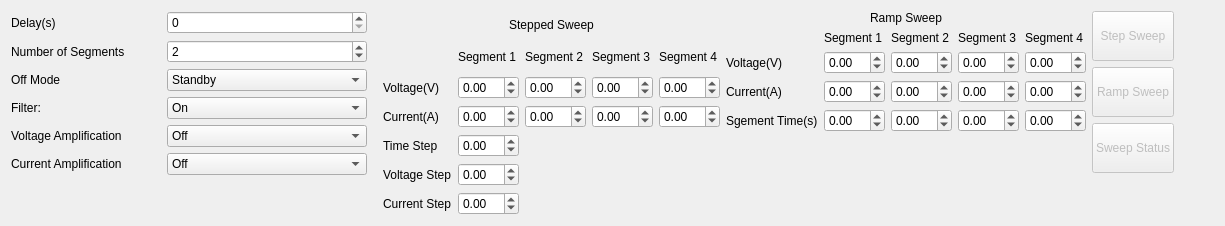
        <widget class="QWidget" name="tab_7">
         <attribute name="title">
          <string>Sweep</string>
         </attribute>
         <layout class="QHBoxLayout" name="horizontalLayout_9">
          <item>
           <layout class="QGridLayout" name="gridLayout_10">
            <item row="4" column="1">
             <widget class="QComboBox" name="sweepVoltageAmplificationCombo">
              <property name="minimumSize">
               <size>
                <width>200</width>
                <height>0</height>
               </size>
              </property>
              <item>
               <property name="text">
                <string>Off</string>
               </property>
              </item>
              <item>
               <property name="text">
                <string>×10</string>
               </property>
              </item>
             </widget>
            </item>
            <item row="2" column="1">
             <widget class="QComboBox" name="offModeCombo">
              <property name="minimumSize">
               <size>
                <width>200</width>
                <height>0</height>
               </size>
              </property>
              <item>
               <property name="text">
                <string>Standby</string>
               </property>
              </item>
              <item>
               <property name="text">
                <string>Freeze</string>
               </property>
              </item>
             </widget>
            </item>
            <item row="1" column="0">
             <widget class="QLabel" name="labelResource_43">
              <property name="minimumSize">
               <size>
                <width>150</width>
                <height>0</height>
               </size>
              </property>
              <property name="text">
               <string>Number of Segments</string>
              </property>
             </widget>
            </item>
            <item row="2" column="0">
             <widget class="QLabel" name="labelResource_38">
              <property name="minimumSize">
               <size>
                <width>150</width>
                <height>0</height>
               </size>
              </property>
              <property name="text">
               <string>Off Mode</string>
              </property>
             </widget>
            </item>
            <item row="5" column="1">
             <widget class="QComboBox" name="sweepCurrentAmplificationCombo">
              <property name="minimumSize">
               <size>
                <width>200</width>
                <height>0</height>
               </size>
              </property>
              <item>
               <property name="text">
                <string>Off</string>
               </property>
              </item>
              <item>
               <property name="text">
                <string>×10</string>
               </property>
              </item>
             </widget>
            </item>
            <item row="1" column="1">
             <widget class="QSpinBox" name="numberOfSegmentSpin">
              <property name="minimum">
               <number>1</number>
              </property>
              <property name="maximum">
               <number>99999</number>
              </property>
              <property name="value">
               <number>2</number>
              </property>
             </widget>
            </item>
            <item row="4" column="0">
             <widget class="QLabel" name="labelResource_45">
              <property name="minimumSize">
               <size>
                <width>150</width>
                <height>0</height>
               </size>
              </property>
              <property name="text">
               <string>Voltage Amplification</string>
              </property>
             </widget>
            </item>
            <item row="5" column="0">
             <widget class="QLabel" name="labelResource_39">
              <property name="minimumSize">
               <size>
                <width>150</width>
                <height>0</height>
               </size>
              </property>
              <property name="text">
               <string>Current Amplification</string>
              </property>
             </widget>
            </item>
            <item row="0" column="1">
             <widget class="QSpinBox" name="delaySpin">
              <property name="maximum">
               <number>100000</number>
              </property>
             </widget>
            </item>
            <item row="3" column="0">
             <widget class="QLabel" name="labelResource_44">
              <property name="minimumSize">
               <size>
                <width>150</width>
                <height>0</height>
               </size>
              </property>
              <property name="text">
               <string>Filter:</string>
              </property>
             </widget>
            </item>
            <item row="3" column="1">
             <widget class="QComboBox" name="sweepFilterCombo">
              <property name="minimumSize">
               <size>
                <width>200</width>
                <height>0</height>
               </size>
              </property>
              <item>
               <property name="text">
                <string>On</string>
               </property>
              </item>
              <item>
               <property name="text">
                <string>Off</string>
               </property>
              </item>
             </widget>
            </item>
            <item row="0" column="0">
             <widget class="QLabel" name="labelResource_40">
              <property name="minimumSize">
               <size>
                <width>150</width>
                <height>0</height>
               </size>
              </property>
              <property name="text">
               <string>Delay(s)</string>
              </property>
             </widget>
            </item>
            <item row="6" column="1">
             <spacer name="verticalSpacer_9">
              <property name="orientation">
               <enum>Qt::Vertical</enum>
              </property>
              <property name="sizeHint" stdset="0">
               <size>
                <width>20</width>
                <height>40</height>
               </size>
              </property>
             </spacer>
            </item>
           </layout>
          </item>
          <item>
           <layout class="QHBoxLayout" name="horizontalLayout_10">
            <property name="leftMargin">
             <number>10</number>
            </property>
            <item>
             <layout class="QGridLayout" name="gridLayout_13">
              <item row="3" column="2">
               <widget class="QDoubleSpinBox" name="speedSweepCurrent2Spin">
                <property name="minimum">
                 <double>-2.000000000000000</double>
                </property>
                <property name="maximum">
                 <double>2.000000000000000</double>
                </property>
                <property name="singleStep">
                 <double>0.100000000000000</double>
                </property>
               </widget>
              </item>
              <item row="6" column="1">
               <widget class="QDoubleSpinBox" name="speedSweepCurrentStepSpin">
                <property name="minimum">
                 <double>-2.000000000000000</double>
                </property>
                <property name="maximum">
                 <double>2.000000000000000</double>
                </property>
                <property name="singleStep">
                 <double>0.100000000000000</double>
                </property>
               </widget>
              </item>
              <item row="2" column="1">
               <widget class="QDoubleSpinBox" name="speedSweepVoltage1Spin">
                <property name="minimum">
                 <double>-14.500000000000000</double>
                </property>
                <property name="maximum">
                 <double>14.500000000000000</double>
                </property>
                <property name="singleStep">
                 <double>0.100000000000000</double>
                </property>
               </widget>
              </item>
              <item row="2" column="0">
               <widget class="QLabel" name="labelResource_66">
                <property name="minimumSize">
                 <size>
                  <width>0</width>
                  <height>0</height>
                 </size>
                </property>
                <property name="text">
                 <string>Voltage(V)</string>
                </property>
               </widget>
              </item>
              <item row="2" column="4">
               <widget class="QDoubleSpinBox" name="speedSweepVoltage4Spin">
                <property name="minimum">
                 <double>-14.500000000000000</double>
                </property>
                <property name="maximum">
                 <double>14.500000000000000</double>
                </property>
                <property name="singleStep">
                 <double>0.100000000000000</double>
                </property>
               </widget>
              </item>
              <item row="3" column="3">
               <widget class="QDoubleSpinBox" name="speedSweepCurrent3Spin">
                <property name="minimum">
                 <double>-2.000000000000000</double>
                </property>
                <property name="maximum">
                 <double>2.000000000000000</double>
                </property>
                <property name="singleStep">
                 <double>0.100000000000000</double>
                </property>
               </widget>
              </item>
              <item row="3" column="0">
               <widget class="QLabel" name="labelResource_61">
                <property name="minimumSize">
                 <size>
                  <width>0</width>
                  <height>0</height>
                 </size>
                </property>
                <property name="text">
                 <string>Current(A)</string>
                </property>
               </widget>
              </item>
              <item row="5" column="0">
               <widget class="QLabel" name="labelResource_68">
                <property name="minimumSize">
                 <size>
                  <width>0</width>
                  <height>0</height>
                 </size>
                </property>
                <property name="text">
                 <string>Voltage Step</string>
                </property>
               </widget>
              </item>
              <item row="5" column="1">
               <widget class="QDoubleSpinBox" name="speedSweepVoltageStepSpin">
                <property name="minimum">
                 <double>-14.500000000000000</double>
                </property>
                <property name="maximum">
                 <double>14.500000000000000</double>
                </property>
                <property name="singleStep">
                 <double>0.100000000000000</double>
                </property>
               </widget>
              </item>
              <item row="1" column="2">
               <widget class="QLabel" name="labelResource_60">
                <property name="minimumSize">
                 <size>
                  <width>0</width>
                  <height>0</height>
                 </size>
                </property>
                <property name="text">
                 <string>Segment 2</string>
                </property>
               </widget>
              </item>
              <item row="1" column="1">
               <widget class="QLabel" name="labelResource_63">
                <property name="minimumSize">
                 <size>
                  <width>0</width>
                  <height>0</height>
                 </size>
                </property>
                <property name="text">
                 <string>Segment 1</string>
                </property>
               </widget>
              </item>
              <item row="2" column="3">
               <widget class="QDoubleSpinBox" name="speedSweepVoltage3Spin">
                <property name="minimum">
                 <double>-14.500000000000000</double>
                </property>
                <property name="maximum">
                 <double>14.500000000000000</double>
                </property>
                <property name="singleStep">
                 <double>0.100000000000000</double>
                </property>
               </widget>
              </item>
              <item row="1" column="3">
               <widget class="QLabel" name="labelResource_65">
                <property name="minimumSize">
                 <size>
                  <width>0</width>
                  <height>0</height>
                 </size>
                </property>
                <property name="text">
                 <string>Segment 3</string>
                </property>
               </widget>
              </item>
              <item row="4" column="0">
               <widget class="QLabel" name="labelResource_64">
                <property name="minimumSize">
                 <size>
                  <width>0</width>
                  <height>0</height>
                 </size>
                </property>
                <property name="text">
                 <string>Time Step</string>
                </property>
               </widget>
              </item>
              <item row="0" column="0" colspan="5">
               <widget class="QLabel" name="labelResource_62">
                <property name="minimumSize">
                 <size>
                  <width>150</width>
                  <height>0</height>
                 </size>
                </property>
                <property name="text">
                 <string>Stepped Sweep</string>
                </property>
                <property name="alignment">
                 <set>Qt::AlignCenter</set>
                </property>
               </widget>
              </item>
              <item row="2" column="2">
               <widget class="QDoubleSpinBox" name="speedSweepVoltage2Spin">
                <property name="minimum">
                 <double>-14.500000000000000</double>
                </property>
                <property name="maximum">
                 <double>14.500000000000000</double>
                </property>
                <property name="singleStep">
                 <double>0.100000000000000</double>
                </property>
               </widget>
              </item>
              <item row="6" column="0">
               <widget class="QLabel" name="labelResource_69">
                <property name="minimumSize">
                 <size>
                  <width>0</width>
                  <height>0</height>
                 </size>
                </property>
                <property name="text">
                 <string>Current Step</string>
                </property>
               </widget>
              </item>
              <item row="1" column="4">
               <widget class="QLabel" name="labelResource_67">
                <property name="minimumSize">
                 <size>
                  <width>0</width>
                  <height>0</height>
                 </size>
                </property>
                <property name="text">
                 <string>Segment 4</string>
                </property>
               </widget>
              </item>
              <item row="3" column="4">
               <widget class="QDoubleSpinBox" name="speedSweepCurrent4Spin">
                <property name="minimum">
                 <double>-2.000000000000000</double>
                </property>
                <property name="maximum">
                 <double>2.000000000000000</double>
                </property>
                <property name="singleStep">
                 <double>0.100000000000000</double>
                </property>
               </widget>
              </item>
              <item row="4" column="1">
               <widget class="QDoubleSpinBox" name="speedSweepTime1Spin">
                <property name="minimum">
                 <double>-14.500000000000000</double>
                </property>
               </widget>
              </item>
              <item row="3" column="1">
               <widget class="QDoubleSpinBox" name="speedSweepCurrent1Spin">
                <property name="minimum">
                 <double>-2.000000000000000</double>
                </property>
                <property name="maximum">
                 <double>2.000000000000000</double>
                </property>
                <property name="singleStep">
                 <double>0.100000000000000</double>
                </property>
               </widget>
              </item>
             </layout>
            </item>
            <item>
             <layout class="QGridLayout" name="gridLayout_11">
              <item row="1" column="3">
               <widget class="QLabel" name="labelResource_52">
                <property name="minimumSize">
                 <size>
                  <width>0</width>
                  <height>0</height>
                 </size>
                </property>
                <property name="text">
                 <string>Segment 3</string>
                </property>
               </widget>
              </item>
              <item row="1" column="4">
               <widget class="QLabel" name="labelResource_53">
                <property name="minimumSize">
                 <size>
                  <width>0</width>
                  <height>0</height>
                 </size>
                </property>
                <property name="text">
                 <string>Segment 4</string>
                </property>
               </widget>
              </item>
              <item row="2" column="0">
               <widget class="QLabel" name="labelResource_42">
                <property name="minimumSize">
                 <size>
                  <width>0</width>
                  <height>0</height>
                 </size>
                </property>
                <property name="text">
                 <string>Voltage(V)</string>
                </property>
               </widget>
              </item>
              <item row="4" column="3">
               <widget class="QDoubleSpinBox" name="rampSweepTime3Spin">
                <property name="minimum">
                 <double>-14.500000000000000</double>
                </property>
               </widget>
              </item>
              <item row="2" column="2">
               <widget class="QDoubleSpinBox" name="rampSweepVoltage2Spin">
                <property name="minimum">
                 <double>-14.500000000000000</double>
                </property>
                <property name="maximum">
                 <double>14.500000000000000</double>
                </property>
                <property name="singleStep">
                 <double>0.100000000000000</double>
                </property>
               </widget>
              </item>
              <item row="4" column="0">
               <widget class="QLabel" name="labelResource_41">
                <property name="minimumSize">
                 <size>
                  <width>0</width>
                  <height>0</height>
                 </size>
                </property>
                <property name="text">
                 <string>Sgement Time(s)</string>
                </property>
               </widget>
              </item>
              <item row="3" column="4">
               <widget class="QDoubleSpinBox" name="rampSweepCurrent4Spin">
                <property name="minimum">
                 <double>-2.000000000000000</double>
                </property>
                <property name="maximum">
                 <double>2.000000000000000</double>
                </property>
                <property name="singleStep">
                 <double>0.100000000000000</double>
                </property>
               </widget>
              </item>
              <item row="4" column="1">
               <widget class="QDoubleSpinBox" name="rampSweepTime1Spin">
                <property name="minimum">
                 <double>-14.500000000000000</double>
                </property>
               </widget>
              </item>
              <item row="3" column="2">
               <widget class="QDoubleSpinBox" name="rampSweepCurrent2Spin">
                <property name="minimum">
                 <double>-2.000000000000000</double>
                </property>
                <property name="maximum">
                 <double>2.000000000000000</double>
                </property>
                <property name="singleStep">
                 <double>0.100000000000000</double>
                </property>
               </widget>
              </item>
              <item row="1" column="1">
               <widget class="QLabel" name="labelResource_50">
                <property name="minimumSize">
                 <size>
                  <width>0</width>
                  <height>0</height>
                 </size>
                </property>
                <property name="text">
                 <string>Segment 1</string>
                </property>
               </widget>
              </item>
              <item row="2" column="1">
               <widget class="QDoubleSpinBox" name="rampSweepVoltage1Spin">
                <property name="minimum">
                 <double>-14.500000000000000</double>
                </property>
                <property name="maximum">
                 <double>14.500000000000000</double>
                </property>
                <property name="singleStep">
                 <double>0.100000000000000</double>
                </property>
               </widget>
              </item>
              <item row="1" column="2">
               <widget class="QLabel" name="labelResource_51">
                <property name="minimumSize">
                 <size>
                  <width>0</width>
                  <height>0</height>
                 </size>
                </property>
                <property name="text">
                 <string>Segment 2</string>
                </property>
               </widget>
              </item>
              <item row="3" column="0">
               <widget class="QLabel" name="labelResource_47">
                <property name="minimumSize">
                 <size>
                  <width>0</width>
                  <height>0</height>
                 </size>
                </property>
                <property name="text">
                 <string>Current(A)</string>
                </property>
               </widget>
              </item>
              <item row="4" column="2">
               <widget class="QDoubleSpinBox" name="rampSweepTime2Spin">
                <property name="minimum">
                 <double>-14.500000000000000</double>
                </property>
               </widget>
              </item>
              <item row="3" column="3">
               <widget class="QDoubleSpinBox" name="rampSweepCurrent3Spin">
                <property name="minimum">
                 <double>-2.000000000000000</double>
                </property>
                <property name="maximum">
                 <double>2.000000000000000</double>
                </property>
                <property name="singleStep">
                 <double>0.100000000000000</double>
                </property>
               </widget>
              </item>
              <item row="2" column="3">
               <widget class="QDoubleSpinBox" name="rampSweepVoltage3Spin">
                <property name="minimum">
                 <double>-14.500000000000000</double>
                </property>
                <property name="maximum">
                 <double>14.500000000000000</double>
                </property>
                <property name="singleStep">
                 <double>0.100000000000000</double>
                </property>
               </widget>
              </item>
              <item row="2" column="4">
               <widget class="QDoubleSpinBox" name="rampSweepVoltage4Spin">
                <property name="minimum">
                 <double>-14.500000000000000</double>
                </property>
                <property name="maximum">
                 <double>14.500000000000000</double>
                </property>
                <property name="singleStep">
                 <double>0.100000000000000</double>
                </property>
               </widget>
              </item>
              <item row="0" column="0" colspan="5">
               <widget class="QLabel" name="labelResource_54">
                <property name="minimumSize">
                 <size>
                  <width>150</width>
                  <height>0</height>
                 </size>
                </property>
                <property name="text">
                 <string>Ramp Sweep</string>
                </property>
                <property name="alignment">
                 <set>Qt::AlignCenter</set>
                </property>
               </widget>
              </item>
              <item row="4" column="4">
               <widget class="QDoubleSpinBox" name="rampSweepTime4Spin">
                <property name="minimum">
                 <double>-14.500000000000000</double>
                </property>
               </widget>
              </item>
              <item row="3" column="1">
               <widget class="QDoubleSpinBox" name="rampSweepCurrent1Spin">
                <property name="minimum">
                 <double>-2.000000000000000</double>
                </property>
                <property name="maximum">
                 <double>2.000000000000000</double>
                </property>
                <property name="singleStep">
                 <double>0.100000000000000</double>
                </property>
               </widget>
              </item>
              <item row="5" column="2">
               <spacer name="verticalSpacer_7">
                <property name="orientation">
                 <enum>Qt::Vertical</enum>
                </property>
                <property name="sizeHint" stdset="0">
                 <size>
                  <width>20</width>
                  <height>40</height>
                 </size>
                </property>
               </spacer>
              </item>
             </layout>
            </item>
           </layout>
          </item>
          <item>
           <layout class="QGridLayout" name="gridLayout_20">
            <item row="1" column="0">
             <widget class="QPushButton" name="sweepRampButton">
              <property name="enabled">
               <bool>false</bool>
              </property>
              <property name="minimumSize">
               <size>
                <width>0</width>
                <height>50</height>
               </size>
              </property>
              <property name="text">
               <string>Ramp Sweep</string>
              </property>
              <property name="autoDefault">
               <bool>false</bool>
              </property>
              <property name="default">
               <bool>false</bool>
              </property>
             </widget>
            </item>
            <item row="0" column="0">
             <widget class="QPushButton" name="sweepStepButton">
              <property name="enabled">
               <bool>false</bool>
              </property>
              <property name="minimumSize">
               <size>
                <width>0</width>
                <height>50</height>
               </size>
              </property>
              <property name="text">
               <string>Step Sweep</string>
              </property>
              <property name="autoDefault">
               <bool>false</bool>
              </property>
              <property name="default">
               <bool>false</bool>
              </property>
             </widget>
            </item>
            <item row="2" column="0">
             <widget class="QPushButton" name="sweepStatusButton">
              <property name="enabled">
               <bool>false</bool>
              </property>
              <property name="minimumSize">
               <size>
                <width>0</width>
                <height>50</height>
               </size>
              </property>
              <property name="text">
               <string>Sweep Status</string>
              </property>
              <property name="autoDefault">
               <bool>false</bool>
              </property>
              <property name="default">
               <bool>false</bool>
              </property>
             </widget>
            </item>
            <item row="3" column="0">
             <spacer name="horizontalSpacer_13">
              <property name="sizeHint" stdset="0">
               <size>
                <width>40</width>
                <height>20</height>
               </size>
              </property>
             </spacer>
            </item>
           </layout>
          </item>
          <item>
           <spacer name="horizontalSpacer_8">
            <property name="sizeHint" stdset="0">
             <size>
              <width>40</width>
              <height>20</height>
             </size>
            </property>
           </spacer>
          </item>
         </layout>
        </widget>
